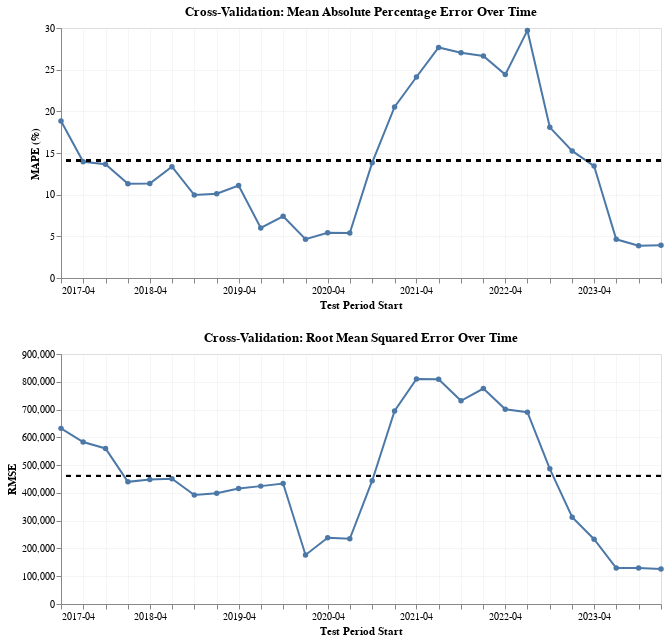

Notebook cell for this chart:
### Code cell
mean_mape = cv_df["mape"].mean()
mean_rmse = cv_df["rmse"].mean()

mape_line = (
    alt.Chart(cv_df)
    .mark_line(point=True, size=2)
    .encode(
        x=alt.X(
            "test_start:T",
            title="Test Period Start",
            axis=alt.Axis(format="%Y-%m"),
        ),
        y=alt.Y("mape:Q", title="MAPE (%)"),
        tooltip=alt.Tooltip(["test_start:T", "mape:Q", "rmse:Q", "mae:Q"]),
    )
)

mape_mean = (
    alt.Chart(cv_df).mark_rule(strokeDash=[5, 5], size=2).encode(y=alt.datum(mean_mape))
)

mape_chart = (mape_line + mape_mean).properties(
    width=600,
    height=250,
    title="Cross-Validation: Mean Absolute Percentage Error Over Time",
)

rmse_line = (
    alt.Chart(cv_df)
    .mark_line(point=True, size=2)
    .encode(
        x=alt.X(
            "test_start:T",
            title="Test Period Start",
            axis=alt.Axis(format="%Y-%m"),
        ),
        y=alt.Y("rmse:Q", title="RMSE"),
    )
)

rmse_mean = (
    alt.Chart(cv_df).mark_rule(strokeDash=[5, 5], size=2).encode(y=alt.datum(mean_rmse))
)

rmse_chart = (rmse_line + rmse_mean).properties(
    width=600, height=250, title="Cross-Validation: Root Mean Squared Error Over Time"
)

chart = alt.vconcat(mape_chart, rmse_chart).configure_axis(grid=True, gridOpacity=0.3)
chart

### Figure 1 — Vega-Lite specification as saved in the notebook (floating-point values rounded to 4 significant figures)
{"config": {"view": {"continuousWidth": 300, "continuousHeight": 300}, "axis": {"grid": true, "gridOpacity": 0.3}}, "vconcat": [{"layer": [{"mark": {"type": "line", "point": true, "size": 2}, "encoding": {"tooltip": [{"field": "test_start", "type": "temporal"}, {"field": "mape", "type": "quantitative"}, {"field": "rmse", "type": "quantitative"}, {"field": "mae", "type": "quantitative"}], "x": {"axis": {"format": "%Y-%m"}, "field": "test_start", "title": "Test Period Start", "type": "temporal"}, "y": {"field": "mape", "title": "MAPE (%)", "type": "quantitative"}}}, {"mark": {"type": "rule", "size": 2, "strokeDash": [5, 5]}, "encoding": {"y": {"datum": 14.13}}}], "height": 250, "title": "Cross-Validation: Mean Absolute Percentage Error Over Time", "width": 600}, {"layer": [{"mark": {"type": "line", "point": true, "size": 2}, "encoding": {"x": {"axis": {"format": "%Y-%m"}, "field": "test_start", "title": "Test Period Start", "type": "temporal"}, "y": {"field": "rmse", "title": "RMSE", "type": "quantitative"}}}, {"mark": {"type": "rule", "size": 2, "strokeDash": [5, 5]}, "encoding": {"y": {"datum": 460800.0}}}], "height": 250, "title": "Cross-Validation: Root Mean Squared Error Over Time", "width": 600}], "data": {"name": "data-d9e9a6a97c77cbdda1657fa8f92ff1ae"}, "$schema": "https://vega.github.io/schema/vega-lite/v5.20.1.json", "datasets": {"data-d9e9a6a97c77cbdda1657fa8f92ff1ae": [{"fold": 1, "train_end": "2017-01-01T00:00:00", "test_start": "2017-04-01T00:00:00", "test_end": "2018-01-01T00:00:00", "train_size": 20, "mae": 490700.0, "rmse": 632300.0, "mape": 18.85, "evi_lag_1_coef": 0.8761}, {"fold": 2, "train_end": "2017-04-01T00:00:00", "test_start": "2017-07-01T00:00:00", "test_end": "2018-04-01T00:00:00", "train_size": 21, "mae": 447300.0, "rmse": 583000.0, "mape": 13.95, "evi_lag_1_coef": 0.8445}, {"fold": 3, "train_end": "2017-07-01T00:00:00", "test_start": "2017-10-01T00:00:00", "test_end": "2018-07-01T00:00:00", "train_size": 22, "mae": 453200.0, "rmse": 560000.0, "mape": 13.66, "evi_lag_1_coef": 0.8091}, {"fold": 4, "train_end": "2017-10-01T00:00:00", "test_start": "2018-01-01T00:00:00", "test_end": "2018-10-01T00:00:00", "train_size": 23, "mae": 353200.0, "rmse": 439800.0, "mape": 11.32, "evi_lag_1_coef": 0.759}, {"fold": 5, "train_end": "2018-01-01T00:00:00", "test_start": "2018-04-01T00:00:00", "test_end": "2019-01-01T00:00:00", "train_size": 24, "mae": 356100.0, "rmse": 448500.0, "mape": 11.34, "evi_lag_1_coef": 0.7571}, {"fold": 6, "train_end": "2018-04-01T00:00:00", "test_start": "2018-07-01T00:00:00", "test_end": "2019-04-01T00:00:00", "train_size": 25, "mae": 367300.0, "rmse": 450700.0, "mape": 13.35, "evi_lag_1_coef": 0.7411}, {"fold": 7, "train_end": "2018-07-01T00:00:00", "test_start": "2018-10-01T00:00:00", "test_end": "2019-07-01T00:00:00", "train_size": 26, "mae": 284600.0, "rmse": 392200.0, "mape": 9.95, "evi_lag_1_coef": 0.7882}, {"fold": 8, "train_end": "2018-10-01T00:00:00", "test_start": "2019-01-01T00:00:00", "test_end": "2019-10-01T00:00:00", "train_size": 27, "mae": 275400.0, "rmse": 398700.0, "mape": 10.11, "evi_lag_1_coef": 0.7109}, {"fold": 9, "train_end": "2019-01-01T00:00:00", "test_start": "2019-04-01T00:00:00", "test_end": "2020-01-01T00:00:00", "train_size": 28, "mae": 317600.0, "rmse": 415600.0, "mape": 11.09, "evi_lag_1_coef": 0.713}, {"fold": 10, "train_end": "2019-04-01T00:00:00", "test_start": "2019-07-01T00:00:00", "test_end": "2020-04-01T00:00:00", "train_size": 29, "mae": 271000.0, "rmse": 424400.0, "mape": 6.01, "evi_lag_1_coef": 0.7171}, {"fold": 11, "train_end": "2019-07-01T00:00:00", "test_start": "2019-10-01T00:00:00", "test_end": "2020-07-01T00:00:00", "train_size": 30, "mae": 303500.0, "rmse": 433600.0, "mape": 7.41, "evi_lag_1_coef": 0.719}, {"fold": 12, "train_end": "2019-10-01T00:00:00", "test_start": "2020-01-01T00:00:00", "test_end": "2020-10-01T00:00:00", "train_size": 31, "mae": 138100.0, "rmse": 176600.0, "mape": 4.66, "evi_lag_1_coef": 0.749}, {"fold": 13, "train_end": "2020-01-01T00:00:00", "test_start": "2020-04-01T00:00:00", "test_end": "2021-01-01T00:00:00", "train_size": 32, "mae": 167500.0, "rmse": 238500.0, "mape": 5.44, "evi_lag_1_coef": 0.7279}, {"fold": 14, "train_end": "2020-04-01T00:00:00", "test_start": "2020-07-01T00:00:00", "test_end": "2021-04-01T00:00:00", "train_size": 33, "mae": 164300.0, "rmse": 234800.0, "mape": 5.39, "evi_lag_1_coef": 0.7296}, {"fold": 15, "train_end": "2020-07-01T00:00:00", "test_start": "2020-10-01T00:00:00", "test_end": "2021-07-01T00:00:00", "train_size": 34, "mae": 302400.0, "rmse": 443900.0, "mape": 13.84, "evi_lag_1_coef": 0.7373}, {"fold": 16, "train_end": "2020-10-01T00:00:00", "test_start": "2021-01-01T00:00:00", "test_end": "2021-10-01T00:00:00", "train_size": 35, "mae": 566200.0, "rmse": 695100.0, "mape": 20.52, "evi_lag_1_coef": 0.7378}, {"fold": 17, "train_end": "2021-01-01T00:00:00", "test_start": "2021-04-01T00:00:00", "test_end": "2022-01-01T00:00:00", "train_size": 36, "mae": 698400.0, "rmse": 810300.0, "mape": 24.12, "evi_lag_1_coef": 0.7485}, {"fold": 18, "train_end": "2021-04-01T00:00:00", "test_start": "2021-07-01T00:00:00", "test_end": "2022-04-01T00:00:00", "train_size": 37, "mae": 714800.0, "rmse": 808900.0, "mape": 27.67, "evi_lag_1_coef": 0.7457}, {"fold": 19, "train_end": "2021-07-01T00:00:00", "test_start": "2021-10-01T00:00:00", "test_end": "2022-07-01T00:00:00", "train_size": 38, "mae": 644200.0, "rmse": 731600.0, "mape": 27.04, "evi_lag_1_coef": 0.7407}, {"fold": 20, "train_end": "2021-10-01T00:00:00", "test_start": "2022-01-01T00:00:00", "test_end": "2022-10-01T00:00:00", "train_size": 39, "mae": 672000.0, "rmse": 775600.0, "mape": 26.64, "evi_lag_1_coef": 0.6896}, {"fold": 21, "train_end": "2022-01-01T00:00:00", "test_start": "2022-04-01T00:00:00", "test_end": "2023-01-01T00:00:00", "train_size": 40, "mae": 601700.0, "rmse": 701300.0, "mape": 24.41, "evi_lag_1_coef": 0.6735}, {"fold": 22, "train_end": "2022-04-01T00:00:00", "test_start": "2022-07-01T00:00:00", "test_end": "2023-04-01T00:00:00", "train_size": 41, "mae": 622600.0, "rmse": 690600.0, "mape": 29.71, "evi_lag_1_coef": 0.6614}, {"fold": 23, "train_end": "2022-07-01T00:00:00", "test_start": "2022-10-01T00:00:00", "test_end": "2023-07-01T00:00:00", "train_size": 42, "mae": 380600.0, "rmse": 486500.0, "mape": 18.08, "evi_lag_1_coef": 0.5713}, {"fold": 24, "train_end": "2022-10-01T00:00:00", "test_start": "2023-01-01T00:00:00", "test_end": "2023-10-01T00:00:00", "train_size": 43, "mae": 266500.0, "rmse": 312500.0, "mape": 15.25, "evi_lag_1_coef": 0.5243}, {"fold": 25, "train_end": "2023-01-01T00:00:00", "test_start": "2023-04-01T00:00:00", "test_end": "2024-01-01T00:00:00", "train_size": 44, "mae": 195600.0, "rmse": 233200.0, "mape": 13.43, "evi_lag_1_coef": 0.5396}, {"fold": 26, "train_end": "2023-04-01T00:00:00", "test_start": "2023-07-01T00:00:00", "test_end": "2024-04-01T00:00:00", "train_size": 45, "mae": 104700.0, "rmse": 129600.0, "mape": 4.64, "evi_lag_1_coef": 0.6083}, {"fold": 27, "train_end": "2023-07-01T00:00:00", "test_start": "2023-10-01T00:00:00", "test_end": "2024-07-01T00:00:00", "train_size": 46, "mae": 92300.0, "rmse": 129600.0, "mape": 3.86, "evi_lag_1_coef": 0.6001}, {"fold": 28, "train_end": "2023-10-01T00:00:00", "test_start": "2024-01-01T00:00:00", "test_end": "2024-10-01T00:00:00", "train_size": 47, "mae": 93890.0, "rmse": 126100.0, "mape": 3.92, "evi_lag_1_coef": 0.6053}]}}
